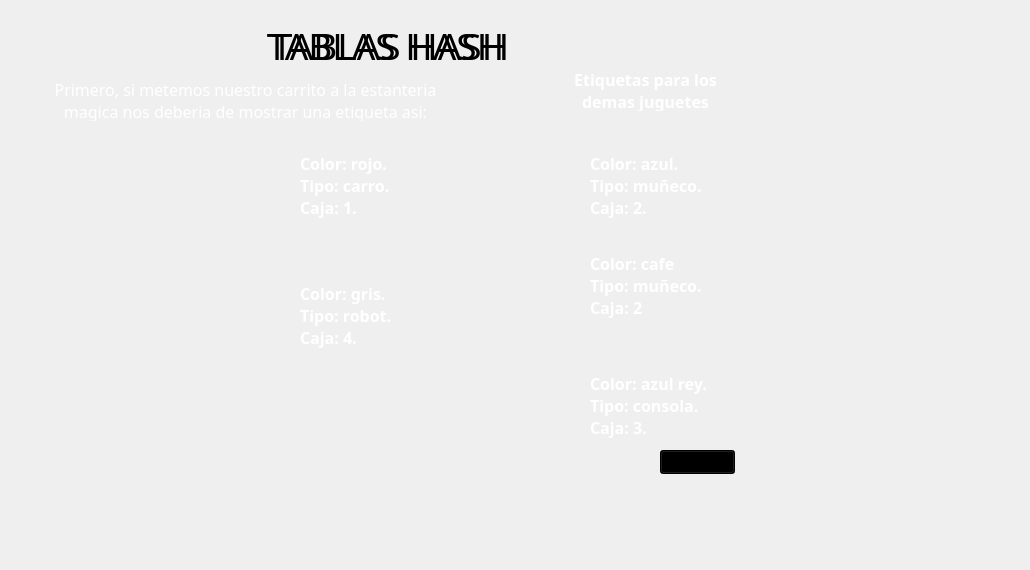
  <widget class="QWidget" name="page_4">
   <widget class="QLabel" name="label_21">
    <property name="geometry">
     <rect>
      <x>30</x>
      <y>80</y>
      <width>431</width>
      <height>41</height>
     </rect>
    </property>
    <property name="font">
     <font>
      <family>Caprasimo</family>
      <pointsize>12</pointsize>
     </font>
    </property>
    <property name="styleSheet">
     <string notr="true">color: WHITE; font-size:12pt</string>
    </property>
    <property name="text">
     <string>Primero, si metemos nuestro carrito a la estanteria magica nos deberia de mostrar una etiqueta asi:</string>
    </property>
    <property name="alignment">
     <set>Qt::AlignmentFlag::AlignCenter</set>
    </property>
    <property name="wordWrap">
     <bool>true</bool>
    </property>
   </widget>
   <widget class="QLabel" name="label_26">
    <property name="geometry">
     <rect>
      <x>910</x>
      <y>440</y>
      <width>111</width>
      <height>121</height>
     </rect>
    </property>
    <property name="text">
     <string/>
    </property>
    <property name="pixmap">
     <pixmap>Sources/Images/max.png</pixmap>
    </property>
    <property name="scaledContents">
     <bool>true</bool>
    </property>
   </widget>
   <widget class="QLabel" name="label_19">
    <property name="geometry">
     <rect>
      <x>40</x>
      <y>130</y>
      <width>241</width>
      <height>281</height>
     </rect>
    </property>
    <property name="text">
     <string/>
    </property>
    <property name="pixmap">
     <pixmap>Sources/Images/estanteria.png</pixmap>
    </property>
    <property name="scaledContents">
     <bool>true</bool>
    </property>
   </widget>
   <widget class="QLabel" name="label_20">
    <property name="geometry">
     <rect>
      <x>150</x>
      <y>170</y>
      <width>81</width>
      <height>81</height>
     </rect>
    </property>
    <property name="text">
     <string/>
    </property>
    <property name="pixmap">
     <pixmap>Sources/Images/carro.png</pixmap>
    </property>
    <property name="scaledContents">
     <bool>true</bool>
    </property>
   </widget>
   <widget class="QLabel" name="label_22">
    <property name="geometry">
     <rect>
      <x>300</x>
      <y>140</y>
      <width>101</width>
      <height>91</height>
     </rect>
    </property>
    <property name="font">
     <font>
      <family>Caprasimo</family>
      <pointsize>12</pointsize>
      <italic>false</italic>
      <bold>true</bold>
     </font>
    </property>
    <property name="styleSheet">
     <string notr="true">font-size:12pt; color:white; font:bold</string>
    </property>
    <property name="text">
     <string>Color: rojo. Tipo: carro. Caja: 1.</string>
    </property>
    <property name="wordWrap">
     <bool>true</bool>
    </property>
   </widget>
   <widget class="QLabel" name="label_24">
    <property name="geometry">
     <rect>
      <x>150</x>
      <y>280</y>
      <width>71</width>
      <height>81</height>
     </rect>
    </property>
    <property name="text">
     <string/>
    </property>
    <property name="pixmap">
     <pixmap>Sources/Images/robot.png</pixmap>
    </property>
    <property name="scaledContents">
     <bool>true</bool>
    </property>
   </widget>
   <widget class="QLabel" name="label_25">
    <property name="geometry">
     <rect>
      <x>300</x>
      <y>270</y>
      <width>101</width>
      <height>91</height>
     </rect>
    </property>
    <property name="font">
     <font>
      <family>Caprasimo</family>
      <pointsize>12</pointsize>
      <italic>false</italic>
      <bold>true</bold>
     </font>
    </property>
    <property name="styleSheet">
     <string notr="true">font-size:12pt; color:white; font:bold</string>
    </property>
    <property name="text">
     <string>Color: gris. Tipo: robot. Caja: 4.</string>
    </property>
    <property name="wordWrap">
     <bool>true</bool>
    </property>
   </widget>
   <widget class="QLabel" name="label_27">
    <property name="geometry">
     <rect>
      <x>560</x>
      <y>70</y>
      <width>171</width>
      <height>41</height>
     </rect>
    </property>
    <property name="font">
     <font>
      <family>Caprasimo</family>
      <pointsize>12</pointsize>
      <italic>false</italic>
      <bold>true</bold>
     </font>
    </property>
    <property name="styleSheet">
     <string notr="true">font-size:12pt; color:white; font:bold</string>
    </property>
    <property name="text">
     <string>Etiquetas para los demas juguetes</string>
    </property>
    <property name="alignment">
     <set>Qt::AlignmentFlag::AlignCenter</set>
    </property>
    <property name="wordWrap">
     <bool>true</bool>
    </property>
   </widget>
   <widget class="QLabel" name="label_28">
    <property name="geometry">
     <rect>
      <x>470</x>
      <y>120</y>
      <width>111</width>
      <height>121</height>
     </rect>
    </property>
    <property name="text">
     <string/>
    </property>
    <property name="pixmap">
     <pixmap>Sources/Images/max.png</pixmap>
    </property>
    <property name="scaledContents">
     <bool>true</bool>
    </property>
   </widget>
   <widget class="QLabel" name="label_29">
    <property name="geometry">
     <rect>
      <x>470</x>
      <y>250</y>
      <width>111</width>
      <height>81</height>
     </rect>
    </property>
    <property name="text">
     <string/>
    </property>
    <property name="pixmap">
     <pixmap>Sources/Images/osito.png</pixmap>
    </property>
    <property name="scaledContents">
     <bool>true</bool>
    </property>
   </widget>
   <widget class="QLabel" name="label_30">
    <property name="geometry">
     <rect>
      <x>470</x>
      <y>350</y>
      <width>111</width>
      <height>101</height>
     </rect>
    </property>
    <property name="text">
     <string/>
    </property>
    <property name="pixmap">
     <pixmap>Sources/Images/nintendo.png</pixmap>
    </property>
    <property name="scaledContents">
     <bool>true</bool>
    </property>
   </widget>
   <widget class="QLabel" name="label_31">
    <property name="geometry">
     <rect>
      <x>590</x>
      <y>140</y>
      <width>121</width>
      <height>91</height>
     </rect>
    </property>
    <property name="font">
     <font>
      <family>Caprasimo</family>
      <pointsize>12</pointsize>
      <italic>false</italic>
      <bold>true</bold>
     </font>
    </property>
    <property name="styleSheet">
     <string notr="true">font-size:12pt; color:white; font:bold</string>
    </property>
    <property name="text">
     <string>Color: azul. Tipo: muñeco. Caja: 2.</string>
    </property>
    <property name="wordWrap">
     <bool>true</bool>
    </property>
   </widget>
   <widget class="QLabel" name="label_32">
    <property name="geometry">
     <rect>
      <x>590</x>
      <y>240</y>
      <width>121</width>
      <height>91</height>
     </rect>
    </property>
    <property name="font">
     <font>
      <family>Caprasimo</family>
      <pointsize>12</pointsize>
      <italic>false</italic>
      <bold>true</bold>
     </font>
    </property>
    <property name="styleSheet">
     <string notr="true">font-size:12pt; color:white; font:bold</string>
    </property>
    <property name="text">
     <string>Color: cafe Tipo: muñeco. Caja: 2</string>
    </property>
    <property name="wordWrap">
     <bool>true</bool>
    </property>
   </widget>
   <widget class="QLabel" name="label_33">
    <property name="geometry">
     <rect>
      <x>590</x>
      <y>360</y>
      <width>131</width>
      <height>91</height>
     </rect>
    </property>
    <property name="font">
     <font>
      <family>Caprasimo</family>
      <pointsize>12</pointsize>
      <italic>false</italic>
      <bold>true</bold>
     </font>
    </property>
    <property name="styleSheet">
     <string notr="true">font-size:12pt; color:white; font:bold</string>
    </property>
    <property name="text">
     <string>Color: azul rey. Tipo: consola. Caja: 3.</string>
    </property>
    <property name="wordWrap">
     <bool>true</bool>
    </property>
   </widget>
   <widget class="QPushButton" name="btnNext_4">
    <property name="geometry">
     <rect>
      <x>660</x>
      <y>450</y>
      <width>75</width>
      <height>24</height>
     </rect>
    </property>
    <property name="styleSheet">
     <string notr="true">background-color: rgb(0,0,0)</string>
    </property>
    <property name="text">
     <string>SIGUIENTE</string>
    </property>
   </widget>
   <widget class="QLabel" name="label_59">
    <property name="geometry">
     <rect>
      <x>240</x>
      <y>20</y>
      <width>291</width>
      <height>51</height>
     </rect>
    </property>
    <property name="font">
     <font>
      <family>Caprasimo</family>
      <pointsize>28</pointsize>
     </font>
    </property>
    <property name="styleSheet">
     <string notr="true">background-color:transparent</string>
    </property>
    <property name="text">
     <string>TABLAS HASH</string>
    </property>
    <property name="alignment">
     <set>Qt::AlignmentFlag::AlignCenter</set>
    </property>
   </widget>
   <widget class="QLabel" name="label_60">
    <property name="geometry">
     <rect>
      <x>240</x>
      <y>20</y>
      <width>301</width>
      <height>51</height>
     </rect>
    </property>
    <property name="font">
     <font>
      <family>Caprasimo</family>
      <pointsize>28</pointsize>
     </font>
    </property>
    <property name="styleSheet">
     <string notr="true">background-color:transparent;color:black</string>
    </property>
    <property name="text">
     <string>TABLAS HASH</string>
    </property>
    <property name="alignment">
     <set>Qt::AlignmentFlag::AlignCenter</set>
    </property>
   </widget>
   <zorder>label_60</zorder>
   <zorder>label_21</zorder>
   <zorder>label_26</zorder>
   <zorder>label_19</zorder>
   <zorder>label_20</zorder>
   <zorder>label_22</zorder>
   <zorder>label_24</zorder>
   <zorder>label_25</zorder>
   <zorder>label_27</zorder>
   <zorder>label_28</zorder>
   <zorder>label_29</zorder>
   <zorder>label_30</zorder>
   <zorder>label_31</zorder>
   <zorder>label_32</zorder>
   <zorder>label_33</zorder>
   <zorder>btnNext_4</zorder>
   <zorder>label_59</zorder>
  </widget>
